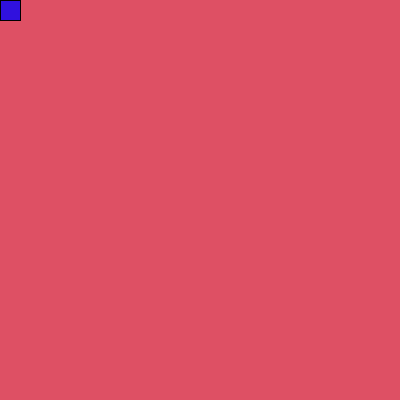
Frame 1 (no input)
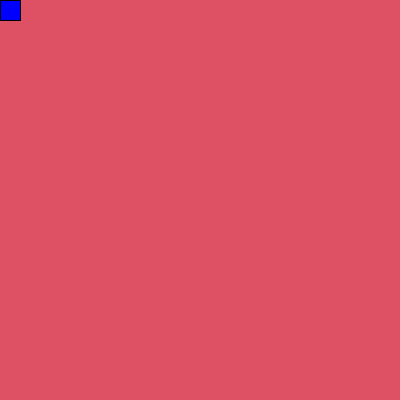
Frame 60 (the mouse pressed at the canvas centre just before this capture)
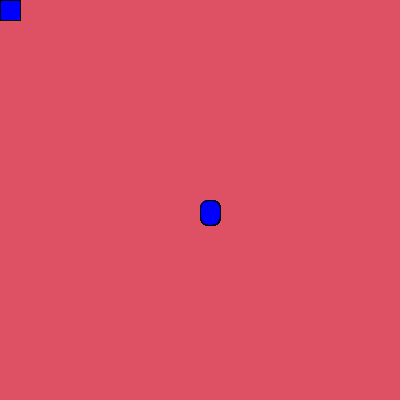
Frame 120 (the mouse held since frame 60 and released just before this capture)

The Processing sketch that drew these frames (run headless with seeded random() and noise(); from frame 60 on, the mouse is pressed at the canvas centre):

// Processing sketch: processing_80893
// ── processing_80893.pde

int a=20, r=0, d=0, g=0, b=255,q=200, f=10;

void setup(){
  size(400,400);
  frameRate(20);
  background(222,80,100);
}
void draw(){
  fill(d,g,b,q);
  rect(mouseX,mouseY,20,a,r);
  rect(400-mouseX,mouseY,20,a,r);

}

void mousePressed(){
    a=a+5;
    r=r+10;
}

void keyPressed(){
  b=b-20;
  if (b<20){
    d=d+20;
    g=g+20;
    b=b+20;
  }
}

void mouseDragged(){
  stroke(f,g,b,r);
  line(0,0,mouseX,mouseY);
  line(400,400,400-mouseX,400-mouseY);
}

    

  
